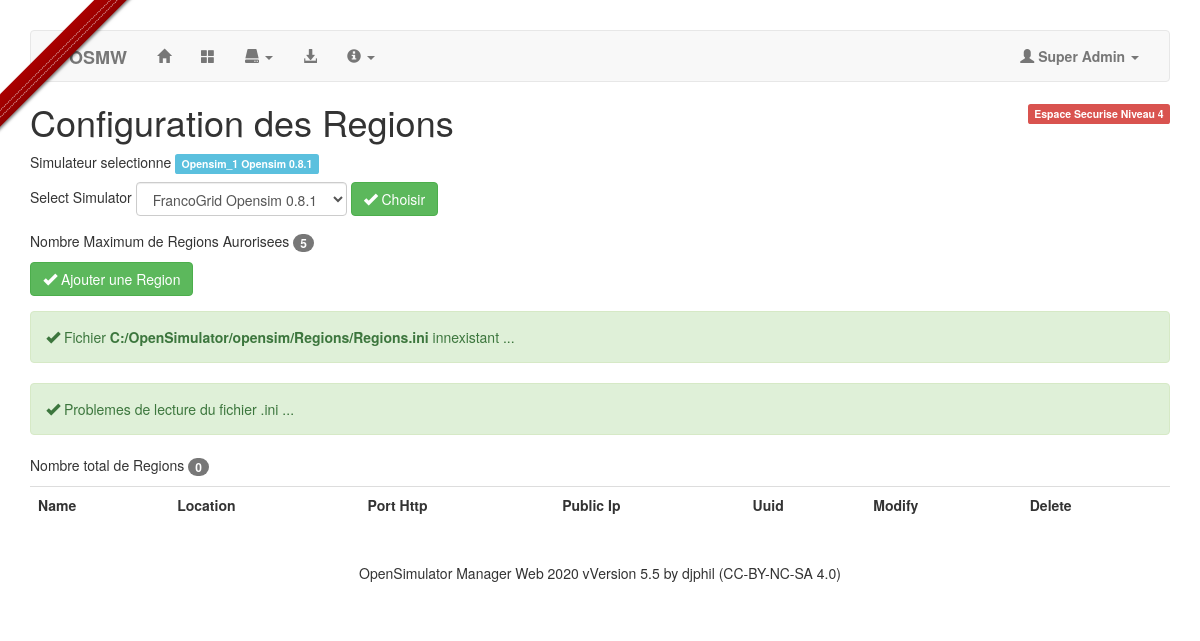
Page /?a=6 (signed in) on the committed database.
### tables this page shows
CREATE TABLE `moteurs` (
  `osAutorise` tinyint(4) NOT NULL AUTO_INCREMENT,
  `id_os` varchar(50) NOT NULL,
  `name` varchar(50) NOT NULL,
  `version` varchar(50) NOT NULL,
  `address` varchar(50) NOT NULL,
  `DB_OS` varchar(50) NOT NULL,
  `hypergrid` varchar(255) NOT NULL,
  PRIMARY KEY (`osAutorise`)
);

CREATE TABLE `config` (
  `id` int(11) NOT NULL AUTO_INCREMENT,
  `cheminAppli` varchar(50) NOT NULL,
  `destinataire` varchar(50) NOT NULL,
  `Autorized` int(2) NOT NULL,
  `NbAutorized` int(2) NOT NULL,
  `VersionOSMW` varchar(50) NOT NULL,
  `urlOSMW` varchar(255) NOT NULL,
  PRIMARY KEY (`id`)
);

### inc/fonctions.php (called while the page is built, shortened)
<?php
function INI_Conf($cles, $valeur)
{
    require('inc/mysqli.php');
    $sql = "SELECT * FROM config";
    $req = mysqli_query($db, $sql) or die('Erreur SQL !<p>'.$sql.'</p>'.mysqli_error($db));
    $data = mysqli_fetch_array($req);
    switch ($valeur)
    {
        case "Autorized":
            $Version = $data['Autorized'];
            break;
        case "NbAutorized":
            $Version = $data['NbAutorized'];
            break;
        case "VersionOSMW":
            $Version = $data['VersionOSMW'];
            break;
    }
    return $Version;
}
function INI_Conf_Moteur($cles, $valeur)
{
    require('inc/mysqli.php');
    $sql = "SELECT * FROM moteurs WHERE id_os = '".$cles."'";
    $req = mysqli_query($db, $sql) or die('Erreur SQL !<p>'.$sql.'</p>'.mysqli_error($db));
    $data = mysqli_fetch_array($req);
    $Version = "";
    switch ($valeur)
    {
        case "version":
            $Version = $data['version'];
            break;
        case "address":
            $Version = $data['address'];
            break;
    }
    return $Version;
}
?>

### inc/GestRegion.php (the view, shortened to what this page needs)
<?php
if (isset($_SESSION['authentification']) && $_SESSION['privilege'] >= 3)
{
    echo '<p class="pull-right"><span class="label label-danger">Espace Securise Niveau '.$_SESSION['privilege'].'</span></p>';
    echo '<h1>Configuration des Regions</h1>';
    echo '<p>Simulateur selectionne ';
    echo '<strong class="label label-info">'.$_SESSION['opensim_select'].' '.INI_Conf_Moteur($_SESSION['opensim_select'], "version").'</strong>';
    echo '</p>';
    $btnN3 = "disabled";
	if ($_SESSION['privilege'] == 4) {$btnN1 = ""; $btnN2 = ""; $btnN3 = "";}
    $sql = 'SELECT * FROM moteurs';
    $req = mysqli_query($db, $sql) or die('Erreur SQL !<p>'.$sql.'</p>'.mysqli_error($db));
    echo '<form class="form-group" method="post" action="">';
    echo '<div class="form-inline">';
    echo '<label for="OSSelect"></label>Select Simulator ';
    echo '<select class="form-control" name="OSSelect">';
    while($data = mysqli_fetch_assoc($req))
    {
        $sel = "";
        if ($data['id_os'] == $_SESSION['opensim_select']) {$sel = "selected";}
        echo '<option value="'.$data['id_os'].'" '.$sel.'>'.$data['name'].' '.$data['version'].'</option>';
    }
    echo'</select>';
    echo' <button type="submit" class="btn btn-success"><i class="glyphicon glyphicon-ok"></i> Choisir</button>';
    echo '</div>';
    echo'</form>';
    $RegionMax = INI_Conf('NbAutorized', 'NbAutorized');
    echo '<p>Nombre Maximum de Regions Aurorisees <span class="badge">'.$RegionMax.'</span></p>';
 	echo '<form class="form-group" method="post" action="">';
	echo '<button class="btn btn-success" type="submit" '.$btnN3.'><i class="glyphicon glyphicon-ok"></i> Ajouter une Region</button>';
	echo '</form>';
    $filename2 = INI_Conf_Moteur($_SESSION['opensim_select'], "address")."Regions/Regions.ini";
    if (file_exists($filename2)) {$filename = $filename2;}
    else
    {
        echo "<p class='alert alert-success alert-anim'>";
        echo "<i class='glyphicon glyphicon-ok'></i>";
        echo " Fichier <strong>".$filename2."</strong> innexistant ...</p>";
    }
    $tableauIni = parse_ini_file($filename, true);
    if ($tableauIni == FALSE)
    {
        echo "<p class='alert alert-success alert-anim'>";
        echo "<i class='glyphicon glyphicon-ok'></i>";
        echo " Problemes de lecture du fichier .ini <strong>".$filename."</strong> ...</p>";
    }
    echo '<p>Nombre total de Regions <span class="badge">'.count($tableauIni).'</span></p>';
    echo '<table class="table table-hover">';
    echo '<tr>';
    echo '<th>Name</th>';
    echo '<th>Location</th>';
    echo '<th>Port Http</th>';
    echo '<th>Public Ip</th>';
    echo '<th>Uuid</th>';
    echo '<th>Modify</th>';
    echo '<th>Delete</th>';
    echo '</tr>';
    echo '</table>';
}
else {header('Location: index.php');}
?>

### index.php (shortened to what this page needs)
<?php
include_once('inc/mysqli.php');
include_once('inc/fonctions.php');
?>
<!DOCTYPE html>
<html lang="fr">
<head>
    <link rel="stylesheet" href="css/bootstrap.min.css">
    <link rel="stylesheet" media="all" id="css" href="<?php echo $url; ?>" />
    <link rel="stylesheet" href="css/gh-fork-ribbon.min.css">
    <link rel="stylesheet" href="css/btn3d.css">
    <link rel="stylesheet" href="css/osmw.css">
</head>
<body>
<div class="container">
<div class="github-fork-ribbon-wrapper left">
</div>
<?php
if (isset($_SESSION['authentification']))
{
	include_once 'inc/navbar.php';
    if (isset($_GET['a']) && !empty($_GET['a']))
    {
        $a = $_GET['a'];
        if ($a == "6") {include('inc/GestRegion.php');}
    }
} ?>
<footer class="footer">
    <p class="text-center">
        OpenSimulator Manager Web <?php echo date('Y'); ?> v<?php echo INI_Conf('VersionOSMW', 'VersionOSMW'); ?> by djphil (CC-BY-NC-SA 4.0)
    </p>
</footer>
</div>
</body>
</html>

### css/osmw.css (style rules this page uses)
body { padding-top: 25px; }
.footer { padding-top: 20px; padding-bottom: 20px; }

### rows in the picture
moteurs: version "Opensim 0.8.1", address "C:/OpenSimulator/opensim/Regions/Regions.ini"
config: NbAutorized "5", VersionOSMW "Version 5.5"

### other values in the picture
$_SESSION['login'] "Super Admin"
$_SESSION['privilege'] "4"
$_SESSION['opensim_select'] "Opensim_1"
count($tableauIni) "0"
form field OSSelect "FrancoGrid Opensim 0.8.1"
